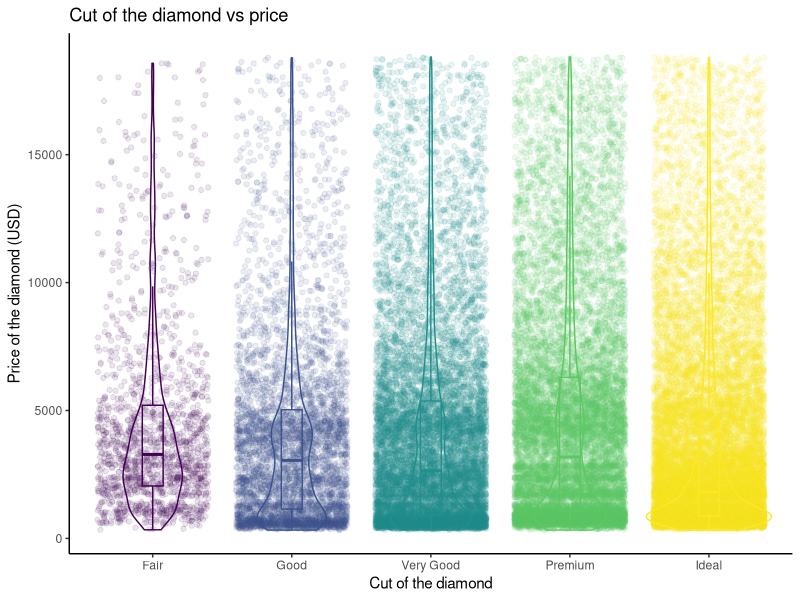

Generate this figure with R:
# Combining both boxplot and violin plots in one.

library(tidyverse)
diamonds_df <- diamonds

diamonds_df %>% 
  ggplot(aes(x = cut, y = price, color = cut)) +
  geom_point(position = "jitter", alpha = 0.1)+
  geom_boxplot(alpha = 0, width = 0.15) +
  geom_violin(alpha = 0) +
  theme_classic() +
  theme(legend.position = "none") +
  labs(x = "Cut of the diamond",
       y = "Price of the diamond (USD)",
       title = "Cut of the diamond vs price")
